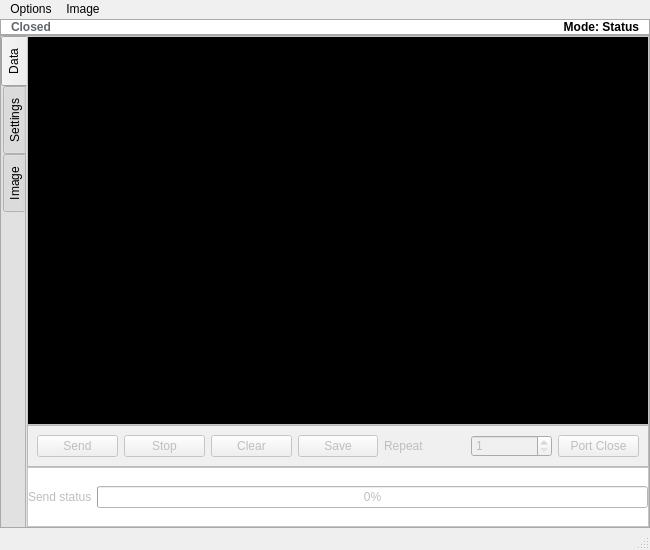
<?xml version="1.0" encoding="UTF-8"?>
<ui version="4.0">
 <class>LIFITester</class>
 <widget class="QMainWindow" name="LIFITester">
  <property name="geometry">
   <rect>
    <x>0</x>
    <y>0</y>
    <width>650</width>
    <height>550</height>
   </rect>
  </property>
  <property name="maximumSize">
   <size>
    <width>650</width>
    <height>550</height>
   </size>
  </property>
  <property name="windowTitle">
   <string>MainWindow</string>
  </property>
  <widget class="QWidget" name="centralwidget">
   <layout class="QHBoxLayout" name="horizontalLayout_7">
    <property name="spacing">
     <number>0</number>
    </property>
    <property name="leftMargin">
     <number>0</number>
    </property>
    <property name="topMargin">
     <number>0</number>
    </property>
    <property name="rightMargin">
     <number>0</number>
    </property>
    <property name="bottomMargin">
     <number>0</number>
    </property>
    <item>
     <widget class="QFrame" name="frame_2">
      <property name="styleSheet">
       <string notr="true">QFrame{
	background-color: rgb(218, 218, 218);
}</string>
      </property>
      <property name="frameShape">
       <enum>QFrame::NoFrame</enum>
      </property>
      <property name="frameShadow">
       <enum>QFrame::Plain</enum>
      </property>
      <layout class="QVBoxLayout" name="verticalLayout">
       <property name="spacing">
        <number>0</number>
       </property>
       <property name="leftMargin">
        <number>0</number>
       </property>
       <property name="topMargin">
        <number>0</number>
       </property>
       <property name="rightMargin">
        <number>0</number>
       </property>
       <property name="bottomMargin">
        <number>0</number>
       </property>
       <item>
        <widget class="QFrame" name="frame">
         <property name="maximumSize">
          <size>
           <width>16777215</width>
           <height>30</height>
          </size>
         </property>
         <property name="frameShape">
          <enum>QFrame::StyledPanel</enum>
         </property>
         <property name="frameShadow">
          <enum>QFrame::Raised</enum>
         </property>
         <layout class="QHBoxLayout" name="horizontalLayout_6">
          <property name="spacing">
           <number>0</number>
          </property>
          <property name="leftMargin">
           <number>0</number>
          </property>
          <property name="topMargin">
           <number>0</number>
          </property>
          <property name="rightMargin">
           <number>0</number>
          </property>
          <property name="bottomMargin">
           <number>0</number>
          </property>
          <item>
           <widget class="QFrame" name="path_and_page_frame_2">
            <property name="maximumSize">
             <size>
              <width>16777215</width>
              <height>30</height>
             </size>
            </property>
            <property name="styleSheet">
             <string notr="true">background-color:white;</string>
            </property>
            <property name="frameShape">
             <enum>QFrame::NoFrame</enum>
            </property>
            <property name="frameShadow">
             <enum>QFrame::Raised</enum>
            </property>
            <layout class="QHBoxLayout" name="horizontalLayout_9">
             <property name="spacing">
              <number>0</number>
             </property>
             <property name="leftMargin">
              <number>10</number>
             </property>
             <property name="topMargin">
              <number>0</number>
             </property>
             <property name="rightMargin">
              <number>10</number>
             </property>
             <property name="bottomMargin">
              <number>0</number>
             </property>
             <item>
              <widget class="QLabel" name="senderStatus">
               <property name="maximumSize">
                <size>
                 <width>16777215</width>
                 <height>15</height>
                </size>
               </property>
               <property name="font">
                <font>
                 <family>Segoe UI</family>
                 <weight>75</weight>
                 <bold>true</bold>
                </font>
               </property>
               <property name="styleSheet">
                <string notr="true">color: rgb(98, 103, 111); </string>
               </property>
               <property name="text">
                <string>Closed</string>
               </property>
              </widget>
             </item>
             <item>
              <widget class="QLabel" name="nodeStatus">
               <property name="font">
                <font>
                 <weight>75</weight>
                 <italic>false</italic>
                 <bold>true</bold>
                 <underline>false</underline>
                 <strikeout>false</strikeout>
                </font>
               </property>
               <property name="text">
                <string>Mode: Status</string>
               </property>
               <property name="alignment">
                <set>Qt::AlignRight|Qt::AlignTrailing|Qt::AlignVCenter</set>
               </property>
              </widget>
             </item>
            </layout>
           </widget>
          </item>
         </layout>
        </widget>
       </item>
       <item>
        <widget class="QFrame" name="frame_3">
         <property name="frameShape">
          <enum>QFrame::StyledPanel</enum>
         </property>
         <property name="frameShadow">
          <enum>QFrame::Raised</enum>
         </property>
         <layout class="QHBoxLayout" name="horizontalLayout_2">
          <property name="spacing">
           <number>0</number>
          </property>
          <property name="leftMargin">
           <number>0</number>
          </property>
          <property name="topMargin">
           <number>0</number>
          </property>
          <property name="rightMargin">
           <number>0</number>
          </property>
          <property name="bottomMargin">
           <number>0</number>
          </property>
          <item>
           <widget class="QTabWidget" name="tabWidget">
            <property name="styleSheet">
             <string notr="true">background-color: rgb(225, 225, 225);</string>
            </property>
            <property name="tabPosition">
             <enum>QTabWidget::West</enum>
            </property>
            <property name="currentIndex">
             <number>0</number>
            </property>
            <property name="documentMode">
             <bool>true</bool>
            </property>
            <widget class="QWidget" name="dataTab">
             <property name="styleSheet">
              <string notr="true">background-color: rgb(255, 255, 255);</string>
             </property>
             <attribute name="title">
              <string>Data</string>
             </attribute>
             <layout class="QVBoxLayout" name="verticalLayout_2">
              <property name="spacing">
               <number>3</number>
              </property>
              <property name="leftMargin">
               <number>0</number>
              </property>
              <property name="topMargin">
               <number>0</number>
              </property>
              <property name="rightMargin">
               <number>0</number>
              </property>
              <property name="bottomMargin">
               <number>0</number>
              </property>
              <item>
               <widget class="QFrame" name="data_outter_frame">
                <property name="maximumSize">
                 <size>
                  <width>16777215</width>
                  <height>500</height>
                 </size>
                </property>
                <property name="styleSheet">
                 <string notr="true">QFrame{
background-color: white;
}
</string>
                </property>
                <property name="frameShape">
                 <enum>QFrame::NoFrame</enum>
                </property>
                <property name="frameShadow">
                 <enum>QFrame::Plain</enum>
                </property>
                <layout class="QVBoxLayout" name="verticalLayout_3">
                 <property name="spacing">
                  <number>0</number>
                 </property>
                 <property name="leftMargin">
                  <number>0</number>
                 </property>
                 <property name="topMargin">
                  <number>0</number>
                 </property>
                 <property name="rightMargin">
                  <number>0</number>
                 </property>
                 <property name="bottomMargin">
                  <number>0</number>
                 </property>
                 <item>
                  <widget class="QFrame" name="data_inner_frame">
                   <property name="enabled">
                    <bool>false</bool>
                   </property>
                   <property name="frameShape">
                    <enum>QFrame::NoFrame</enum>
                   </property>
                   <property name="frameShadow">
                    <enum>QFrame::Plain</enum>
                   </property>
                   <layout class="QVBoxLayout" name="verticalLayout_6">
                    <property name="spacing">
                     <number>0</number>
                    </property>
                    <property name="leftMargin">
                     <number>0</number>
                    </property>
                    <property name="topMargin">
                     <number>0</number>
                    </property>
                    <property name="rightMargin">
                     <number>0</number>
                    </property>
                    <property name="bottomMargin">
                     <number>0</number>
                    </property>
                    <item>
                     <layout class="QGridLayout" name="gridLayout">
                      <property name="spacing">
                       <number>0</number>
                      </property>
                      <item row="1" column="0">
                       <widget class="QFrame" name="frame_4">
                        <property name="styleSheet">
                         <string notr="true">background-color: rgb(240, 240, 240);</string>
                        </property>
                        <property name="frameShape">
                         <enum>QFrame::StyledPanel</enum>
                        </property>
                        <property name="frameShadow">
                         <enum>QFrame::Raised</enum>
                        </property>
                        <layout class="QHBoxLayout" name="horizontalLayout">
                         <item>
                          <widget class="QPushButton" name="start">
                           <property name="maximumSize">
                            <size>
                             <width>100</width>
                             <height>16777215</height>
                            </size>
                           </property>
                           <property name="text">
                            <string>Send</string>
                           </property>
                          </widget>
                         </item>
                         <item>
                          <widget class="QPushButton" name="stop">
                           <property name="maximumSize">
                            <size>
                             <width>100</width>
                             <height>16777215</height>
                            </size>
                           </property>
                           <property name="text">
                            <string>Stop</string>
                           </property>
                          </widget>
                         </item>
                         <item>
                          <widget class="QPushButton" name="clearInput">
                           <property name="maximumSize">
                            <size>
                             <width>100</width>
                             <height>16777215</height>
                            </size>
                           </property>
                           <property name="text">
                            <string>Clear</string>
                           </property>
                          </widget>
                         </item>
                         <item>
                          <widget class="QPushButton" name="save">
                           <property name="maximumSize">
                            <size>
                             <width>100</width>
                             <height>16777215</height>
                            </size>
                           </property>
                           <property name="text">
                            <string>Save</string>
                           </property>
                          </widget>
                         </item>
                         <item>
                          <widget class="QLabel" name="label_4">
                           <property name="text">
                            <string>Repeat</string>
                           </property>
                          </widget>
                         </item>
                         <item>
                          <widget class="QSpinBox" name="repeats">
                           <property name="enabled">
                            <bool>false</bool>
                           </property>
                           <property name="minimum">
                            <number>1</number>
                           </property>
                           <property name="maximum">
                            <number>10</number>
                           </property>
                          </widget>
                         </item>
                         <item>
                          <widget class="QPushButton" name="closePort">
                           <property name="maximumSize">
                            <size>
                             <width>100</width>
                             <height>16777215</height>
                            </size>
                           </property>
                           <property name="text">
                            <string>Port Close</string>
                           </property>
                          </widget>
                         </item>
                        </layout>
                       </widget>
                      </item>
                      <item row="0" column="0">
                       <widget class="QFrame" name="frame_5">
                        <property name="frameShape">
                         <enum>QFrame::StyledPanel</enum>
                        </property>
                        <property name="frameShadow">
                         <enum>QFrame::Raised</enum>
                        </property>
                        <layout class="QVBoxLayout" name="verticalLayout_4">
                         <property name="leftMargin">
                          <number>0</number>
                         </property>
                         <property name="topMargin">
                          <number>0</number>
                         </property>
                         <property name="rightMargin">
                          <number>0</number>
                         </property>
                         <property name="bottomMargin">
                          <number>0</number>
                         </property>
                         <item>
                          <widget class="QTextEdit" name="terminalWindow">
                           <property name="font">
                            <font>
                             <family>Consolas</family>
                             <pointsize>8</pointsize>
                             <weight>50</weight>
                             <italic>false</italic>
                             <bold>false</bold>
                            </font>
                           </property>
                           <property name="styleSheet">
                            <string notr="true">font: 8pt &quot;Consolas&quot;;
background-color: rgb(0, 0, 0);
color: yellow;</string>
                           </property>
                           <property name="tabChangesFocus">
                            <bool>true</bool>
                           </property>
                           <property name="readOnly">
                            <bool>true</bool>
                           </property>
                           <property name="cursorWidth">
                            <number>8</number>
                           </property>
                          </widget>
                         </item>
                        </layout>
                       </widget>
                      </item>
                     </layout>
                    </item>
                    <item>
                     <widget class="QFrame" name="frame_8">
                      <property name="minimumSize">
                       <size>
                        <width>0</width>
                        <height>60</height>
                       </size>
                      </property>
                      <property name="frameShape">
                       <enum>QFrame::StyledPanel</enum>
                      </property>
                      <property name="frameShadow">
                       <enum>QFrame::Raised</enum>
                      </property>
                      <layout class="QHBoxLayout" name="horizontalLayout_3">
                       <property name="spacing">
                        <number>5</number>
                       </property>
                       <property name="leftMargin">
                        <number>0</number>
                       </property>
                       <property name="topMargin">
                        <number>0</number>
                       </property>
                       <property name="rightMargin">
                        <number>0</number>
                       </property>
                       <property name="bottomMargin">
                        <number>0</number>
                       </property>
                       <item>
                        <widget class="QLabel" name="label">
                         <property name="text">
                          <string>Send status</string>
                         </property>
                        </widget>
                       </item>
                       <item>
                        <widget class="QProgressBar" name="progressBarValue">
                         <property name="styleSheet">
                          <string notr="true"/>
                         </property>
                         <property name="minimum">
                          <number>0</number>
                         </property>
                         <property name="value">
                          <number>0</number>
                         </property>
                         <property name="alignment">
                          <set>Qt::AlignCenter</set>
                         </property>
                        </widget>
                       </item>
                      </layout>
                     </widget>
                    </item>
                   </layout>
                  </widget>
                 </item>
                </layout>
               </widget>
              </item>
             </layout>
            </widget>
            <widget class="QWidget" name="settingsTab">
             <attribute name="title">
              <string>Settings</string>
             </attribute>
             <layout class="QVBoxLayout" name="verticalLayout_5">
              <property name="spacing">
               <number>0</number>
              </property>
              <property name="leftMargin">
               <number>0</number>
              </property>
              <property name="topMargin">
               <number>0</number>
              </property>
              <property name="rightMargin">
               <number>0</number>
              </property>
              <property name="bottomMargin">
               <number>0</number>
              </property>
              <item>
               <widget class="QFrame" name="frame_6">
                <property name="styleSheet">
                 <string notr="true">background-color: rgb(255, 255, 255);</string>
                </property>
                <property name="frameShape">
                 <enum>QFrame::StyledPanel</enum>
                </property>
                <property name="frameShadow">
                 <enum>QFrame::Raised</enum>
                </property>
                <layout class="QVBoxLayout" name="verticalLayout_8">
                 <property name="leftMargin">
                  <number>0</number>
                 </property>
                 <property name="topMargin">
                  <number>0</number>
                 </property>
                 <property name="rightMargin">
                  <number>0</number>
                 </property>
                 <property name="bottomMargin">
                  <number>0</number>
                 </property>
                 <item>
                  <widget class="QFrame" name="frame_7">
                   <property name="styleSheet">
                    <string notr="true">QGroupBox {
    border: 1px solid gray;
    border-radius: 5px;
}
</string>
                   </property>
                   <property name="frameShape">
                    <enum>QFrame::NoFrame</enum>
                   </property>
                   <property name="frameShadow">
                    <enum>QFrame::Sunken</enum>
                   </property>
                   <layout class="QVBoxLayout" name="verticalLayout_10">
                    <property name="spacing">
                     <number>10</number>
                    </property>
                    <property name="leftMargin">
                     <number>120</number>
                    </property>
                    <property name="topMargin">
                     <number>15</number>
                    </property>
                    <property name="rightMargin">
                     <number>120</number>
                    </property>
                    <item>
                     <widget class="QGroupBox" name="groupBox">
                      <property name="maximumSize">
                       <size>
                        <width>16777215</width>
                        <height>120</height>
                       </size>
                      </property>
                      <property name="title">
                       <string>Port settings</string>
                      </property>
                      <layout class="QVBoxLayout" name="verticalLayout_7">
                       <item>
                        <widget class="QLabel" name="label_15">
                         <property name="maximumSize">
                          <size>
                           <width>16777215</width>
                           <height>30</height>
                          </size>
                         </property>
                         <property name="text">
                          <string>Role</string>
                         </property>
                        </widget>
                       </item>
                       <item>
                        <layout class="QGridLayout" name="gridLayout_5">
                         <item row="0" column="0">
                          <widget class="QRadioButton" name="echo">
                           <property name="text">
                            <string>Sender</string>
                           </property>
                          </widget>
                         </item>
                         <item row="0" column="1">
                          <widget class="QRadioButton" name="imageMode">
                           <property name="text">
                            <string>Rx Image Mode</string>
                           </property>
                          </widget>
                         </item>
                         <item row="0" column="2">
                          <widget class="QRadioButton" name="remote">
                           <property name="toolTipDuration">
                            <number>2</number>
                           </property>
                           <property name="text">
                            <string>Rx Text Mode</string>
                           </property>
                          </widget>
                         </item>
                        </layout>
                       </item>
                       <item>
                        <layout class="QGridLayout" name="gridLayout_2">
                         <property name="horizontalSpacing">
                          <number>15</number>
                         </property>
                         <item row="0" column="0">
                          <widget class="QLabel" name="label_3">
                           <property name="text">
                            <string>Port</string>
                           </property>
                           <property name="alignment">
                            <set>Qt::AlignRight|Qt::AlignTrailing|Qt::AlignVCenter</set>
                           </property>
                          </widget>
                         </item>
                         <item row="0" column="1">
                          <widget class="QComboBox" name="senderPort">
                           <property name="maximumSize">
                            <size>
                             <width>150</width>
                             <height>16777215</height>
                            </size>
                           </property>
                           <item>
                            <property name="text">
                             <string/>
                            </property>
                           </item>
                           <item>
                            <property name="text">
                             <string>COM1</string>
                            </property>
                           </item>
                           <item>
                            <property name="text">
                             <string>COM2</string>
                            </property>
                           </item>
                           <item>
                            <property name="text">
                             <string>COM3</string>
                            </property>
                           </item>
                           <item>
                            <property name="text">
                             <string>COM4</string>
                            </property>
                           </item>
                           <item>
                            <property name="text">
                             <string>COM5</string>
                            </property>
                           </item>
                           <item>
                            <property name="text">
                             <string>COM6</string>
                            </property>
                           </item>
                           <item>
                            <property name="text">
                             <string>COM7</string>
                            </property>
                           </item>
                           <item>
                            <property name="text">
                             <string>COM8</string>
                            </property>
                           </item>
                           <item>
                            <property name="text">
                             <string>COM9</string>
                            </property>
                           </item>
                           <item>
                            <property name="text">
                             <string>COM10</string>
                            </property>
                           </item>
                           <item>
                            <property name="text">
                             <string>COM11</string>
                            </property>
                           </item>
                           <item>
                            <property name="text">
                             <string>COM12</string>
                            </property>
                           </item>
                          </widget>
                         </item>
                        </layout>
                       </item>
                      </layout>
                     </widget>
                    </item>
                    <item>
                     <widget class="QGroupBox" name="groupBox_2">
                      <property name="title">
                       <string>UART Configuration</string>
                      </property>
                      <layout class="QHBoxLayout" name="horizontalLayout_5">
                       <property name="spacing">
                        <number>0</number>
                       </property>
                       <property name="leftMargin">
                        <number>0</number>
                       </property>
                       <property name="topMargin">
                        <number>0</number>
                       </property>
                       <property name="rightMargin">
                        <number>0</number>
                       </property>
                       <property name="bottomMargin">
                        <number>0</number>
                       </property>
                       <item>
                        <layout class="QGridLayout" name="gridLayout_4">
                         <property name="leftMargin">
                          <number>5</number>
                         </property>
                         <property name="topMargin">
                          <number>15</number>
                         </property>
                         <property name="rightMargin">
                          <number>5</number>
                         </property>
                         <property name="bottomMargin">
                          <number>5</number>
                         </property>
                         <property name="horizontalSpacing">
                          <number>15</number>
                         </property>
                         <item row="0" column="0">
                          <widget class="QLabel" name="label_7">
                           <property name="text">
                            <string>Parity:</string>
                           </property>
                           <property name="alignment">
                            <set>Qt::AlignRight|Qt::AlignTrailing|Qt::AlignVCenter</set>
                           </property>
                          </widget>
                         </item>
                         <item row="0" column="1">
                          <widget class="QComboBox" name="parityC">
                           <property name="maximumSize">
                            <size>
                             <width>150</width>
                             <height>16777215</height>
                            </size>
                           </property>
                           <item>
                            <property name="text">
                             <string>N</string>
                            </property>
                           </item>
                           <item>
                            <property name="text">
                             <string>E</string>
                            </property>
                           </item>
                           <item>
                            <property name="text">
                             <string>O</string>
                            </property>
                           </item>
                          </widget>
                         </item>
                         <item row="1" column="0">
                          <widget class="QLabel" name="label_8">
                           <property name="text">
                            <string>Stop Bit:</string>
                           </property>
                           <property name="alignment">
                            <set>Qt::AlignRight|Qt::AlignTrailing|Qt::AlignVCenter</set>
                           </property>
                          </widget>
                         </item>
                         <item row="1" column="1">
                          <widget class="QComboBox" name="stopbitC">
                           <property name="maximumSize">
                            <size>
                             <width>150</width>
                             <height>16777215</height>
                            </size>
                           </property>
                           <item>
                            <property name="text">
                             <string>1</string>
                            </property>
                           </item>
                           <item>
                            <property name="text">
                             <string>2</string>
                            </property>
                           </item>
                          </widget>
                         </item>
                         <item row="2" column="0">
                          <widget class="QLabel" name="timeoutLabel">
                           <property name="text">
                            <string>Bits per second:</string>
                           </property>
                           <property name="alignment">
                            <set>Qt::AlignRight|Qt::AlignTrailing|Qt::AlignVCenter</set>
                           </property>
                          </widget>
                         </item>
                         <item row="3" column="0">
                          <widget class="QLabel" name="label_11">
                           <property name="text">
                            <string>Data bits:</string>
                           </property>
                           <property name="alignment">
                            <set>Qt::AlignRight|Qt::AlignTrailing|Qt::AlignVCenter</set>
                           </property>
                          </widget>
                         </item>
                         <item row="3" column="1">
                          <widget class="QComboBox" name="databitsC">
                           <property name="maximumSize">
                            <size>
                             <width>150</width>
                             <height>16777215</height>
                            </size>
                           </property>
                           <item>
                            <property name="text">
                             <string>8</string>
                            </property>
                           </item>
                           <item>
                            <property name="text">
                             <string>7</string>
                            </property>
                           </item>
                          </widget>
                         </item>
                         <item row="4" column="0">
                          <widget class="QLabel" name="label_9">
                           <property name="text">
                            <string>Time out:</string>
                           </property>
                           <property name="alignment">
                            <set>Qt::AlignRight|Qt::AlignTrailing|Qt::AlignVCenter</set>
                           </property>
                          </widget>
                         </item>
                         <item row="4" column="1">
                          <widget class="QLineEdit" name="timeoutC">
                           <property name="maximumSize">
                            <size>
                             <width>150</width>
                             <height>16777215</height>
                            </size>
                           </property>
                           <property name="text">
                            <string>0.1</string>
                           </property>
                          </widget>
                         </item>
                         <item row="2" column="1">
                          <widget class="QComboBox" name="bitspersecC">
                           <property name="maximumSize">
                            <size>
                             <width>150</width>
                             <height>16777215</height>
                            </size>
                           </property>
                           <item>
                            <property name="text">
                             <string>75</string>
                            </property>
                           </item>
                           <item>
                            <property name="text">
                             <string>300</string>
                            </property>
                           </item>
                           <item>
                            <property name="text">
                             <string>600</string>
                            </property>
                           </item>
                           <item>
                            <property name="text">
                             <string>1200</string>
                            </property>
                           </item>
                           <item>
                            <property name="text">
                             <string>2400</string>
                            </property>
                           </item>
                           <item>
                            <property name="text">
                             <string>4800</string>
                            </property>
                           </item>
                           <item>
                            <property name="text">
                             <string>9600</string>
                            </property>
                           </item>
                           <item>
                            <property name="text">
                             <string>19200</string>
                            </property>
                           </item>
                           <item>
                            <property name="text">
                             <string>38400</string>
                            </property>
                           </item>
                           <item>
                            <property name="text">
                             <string>76800</string>
                            </property>
                           </item>
                           <item>
                            <property name="text">
                             <string>153000</string>
                            </property>
                           </item>
                          </widget>
                         </item>
                        </layout>
                       </item>
                      </layout>
                     </widget>
                    </item>
                    <item>
                     <widget class="QGroupBox" name="groupBox_3">
                      <property name="maximumSize">
                       <size>
                        <width>16777215</width>
                        <height>80</height>
                       </size>
                      </property>
                      <property name="title">
                       <string>Error Detection and Correction</string>
                      </property>
                      <layout class="QHBoxLayout" name="horizontalLayout_4">
                       <property name="spacing">
                        <number>0</number>
                       </property>
                       <property name="leftMargin">
                        <number>0</number>
                       </property>
                       <property name="topMargin">
                        <number>0</number>
                       </property>
                       <property name="rightMargin">
                        <number>0</number>
                       </property>
                       <property name="bottomMargin">
                        <number>0</number>
                       </property>
                       <item>
                        <layout class="QGridLayout" name="gridLayout_3">
                         <property name="leftMargin">
                          <number>5</number>
                         </property>
                         <property name="topMargin">
                          <number>15</number>
                         </property>
                         <property name="rightMargin">
                          <number>5</number>
                         </property>
                         <property name="bottomMargin">
                          <number>5</number>
                         </property>
                         <item row="0" column="0">
                          <widget class="QLabel" name="label_5">
                           <property name="text">
                            <string>Error Detection Algoritthm:   </string>
                           </property>
                           <property name="alignment">
                            <set>Qt::AlignRight|Qt::AlignTrailing|Qt::AlignVCenter</set>
                           </property>
                          </widget>
                         </item>
                         <item row="0" column="1">
                          <widget class="QComboBox" name="edcC">
                           <property name="maximumSize">
                            <size>
                             <width>150</width>
                             <height>16777215</height>
                            </size>
                           </property>
                           <item>
                            <property name="text">
                             <string>CRC</string>
                            </property>
                           </item>
                           <item>
                            <property name="text">
                             <string>Hamming</string>
                            </property>
                           </item>
                          </widget>
                         </item>
                         <item row="1" column="0">
                          <widget class="QLabel" name="label_6">
                           <property name="text">
                            <string>Timestamps</string>
                           </property>
                           <property name="alignment">
                            <set>Qt::AlignRight|Qt::AlignTrailing|Qt::AlignVCenter</set>
                           </property>
                          </widget>
                         </item>
                         <item row="1" column="1">
                          <widget class="QComboBox" name="timestamps">
                           <property name="maximumSize">
                            <size>
                             <width>150</width>
                             <height>16777215</height>
                            </size>
                           </property>
                           <item>
                            <property name="text">
                             <string>Enabled</string>
                            </property>
                           </item>
                           <item>
                            <property name="text">
                             <string>Disabled</string>
                            </property>
                           </item>
                          </widget>
                         </item>
                        </layout>
                       </item>
                      </layout>
                     </widget>
                    </item>
                   </layout>
                  </widget>
                 </item>
                 <item>
                  <widget class="QDialogButtonBox" name="buttonBox">
                   <property name="standardButtons">
                    <set>QDialogButtonBox::Ok</set>
                   </property>
                   <property name="centerButtons">
                    <bool>false</bool>
                   </property>
                  </widget>
                 </item>
                </layout>
               </widget>
              </item>
             </layout>
            </widget>
            <widget class="QWidget" name="ImageTab">
             <property name="styleSheet">
              <string notr="true">background-color: rgb(255, 255, 255);</string>
             </property>
             <attribute name="title">
              <string>Image</string>
             </attribute>
             <layout class="QHBoxLayout" name="horizontalLayout_8">
              <item>
               <widget class="QLabel" name="imageHolder">
                <property name="text">
                 <string>No Image to display</string>
                </property>
                <property name="alignment">
                 <set>Qt::AlignCenter</set>
                </property>
               </widget>
              </item>
             </layout>
            </widget>
           </widget>
          </item>
         </layout>
        </widget>
       </item>
      </layout>
     </widget>
    </item>
   </layout>
  </widget>
  <widget class="QMenuBar" name="menubar">
   <property name="geometry">
    <rect>
     <x>0</x>
     <y>0</y>
     <width>650</width>
     <height>26</height>
    </rect>
   </property>
   <property name="styleSheet">
    <string notr="true">background-color: rgb(240, 240, 240);</string>
   </property>
   <widget class="QMenu" name="menuFile">
    <property name="title">
     <string>Options</string>
    </property>
    <addaction name="actionOpen"/>
    <addaction name="actionSend_Image"/>
    <addaction name="separator"/>
    <addaction name="plotData"/>
    <addaction name="actionExit"/>
   </widget>
   <widget class="QMenu" name="menuClear_Image">
    <property name="title">
     <string>Image</string>
    </property>
    <addaction name="actionClear_Image"/>
    <addaction name="actionListen"/>
    <addaction name="actionStop_Listening"/>
   </widget>
   <addaction name="menuFile"/>
   <addaction name="menuClear_Image"/>
  </widget>
  <widget class="QStatusBar" name="statusbar"/>
  <action name="actionOpen">
   <property name="text">
    <string>Send Text File</string>
   </property>
  </action>
  <action name="plotData">
   <property name="text">
    <string>Plot</string>
   </property>
  </action>
  <action name="actionSave">
   <property name="text">
    <string>Save</string>
   </property>
  </action>
  <action name="actionExit">
   <property name="text">
    <string>Exit</string>
   </property>
  </action>
  <action name="actionOpen_settings">
   <property name="text">
    <string>Open settings</string>
   </property>
  </action>
  <action name="actionoptions">
   <property name="text">
    <string>Options</string>
   </property>
  </action>
  <action name="actionSend_Image">
   <property name="text">
    <string>Send Image</string>
   </property>
  </action>
  <action name="actionClear_Image">
   <property name="text">
    <string>Clear Image</string>
   </property>
  </action>
  <action name="actionListen">
   <property name="text">
    <string>Start Listening </string>
   </property>
  </action>
  <action name="actionStop_Listening">
   <property name="text">
    <string>Stop Listening</string>
   </property>
  </action>
 </widget>
 <resources/>
 <connections>
  <connection>
   <sender>actionExit</sender>
   <signal>triggered()</signal>
   <receiver>LIFITester</receiver>
   <slot>close()</slot>
   <hints>
    <hint type="sourcelabel">
     <x>-1</x>
     <y>-1</y>
    </hint>
    <hint type="destinationlabel">
     <x>324</x>
     <y>274</y>
    </hint>
   </hints>
  </connection>
 </connections>
</ui>
